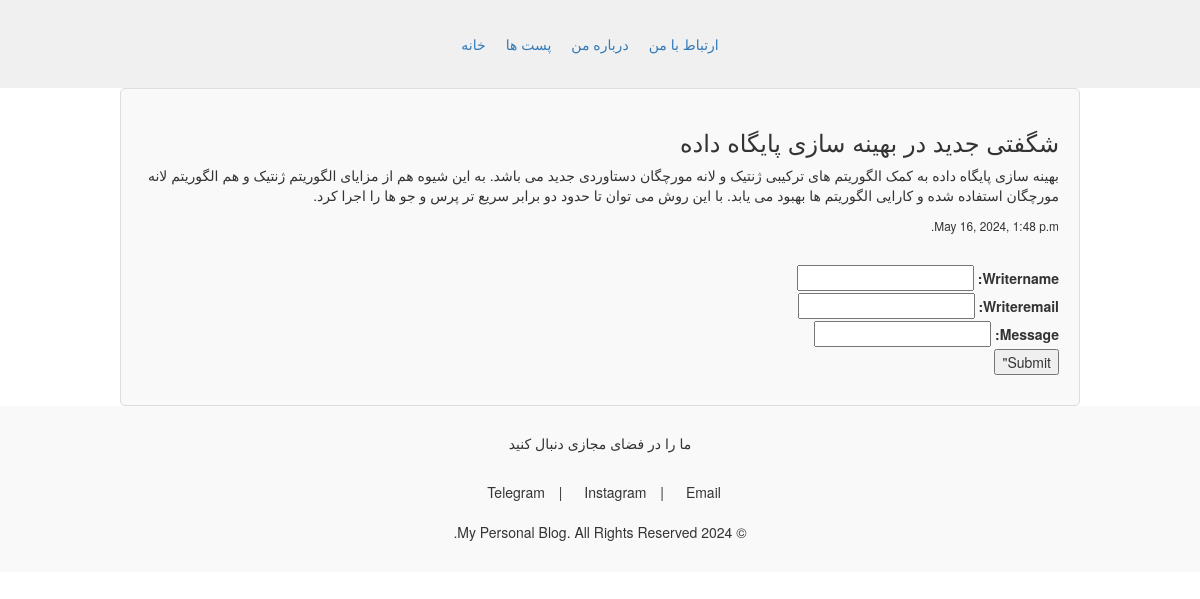
Screenshot of /posts/details/3/ with the database file from the repository.
### post/models.py (models this page shows)
class Post(models.Model):
    title = models.CharField(max_length=50)
    body = models.TextField()
    date = models.DateTimeField()

### post/views.py (the view)
# urls.py: path('details/<int:id>/', views.details, name='details'),
def details(request, id):
    if request.method == "POST":
        form = AddComentForm(request.POST)
    else:
        form = AddComentForm()
    post = Post.objects.get(id= id)
    coments = Comment.objects.filter(postId=id).values()
    return render(request, 'details.html', context={'post':post, 'coments':coments, 'form':form})

### post/forms.py
class AddComentForm(forms.Form):
    writerNAme = forms.CharField(max_length=20)
    writerEmail = forms.EmailField(max_length=20)
    message = forms.CharField(max_length=1000)

### templates/details.html (shortened to what this page needs)
{% extends "base.html" %}
{% load static %}
{% block header_links %}
<link rel="stylesheet" href="{%static 'details.css' %}">
{% endblock header_links %}
{% block content %}
	<div class="container">
		<div class="post">
			<h1> {{ post.title }} </h1>
			<p> {{ post.body }} </p>
			<small> {{ post.date }} </small>
		</div>
			<div class="comment">
				<form action = "" method = "post">
					{{form }}
					<input type="submit" value=Submit">
				</form>
			</div>
		</div>
{% endblock content %}

### static/styles.css (style rules this page uses)
body { direction: rtl; font-family: Arial, sans-serif; margin: 0; padding: 0; height: 90%; }
h1, h2, h3 { color: #337ab7; }

### static/details.css (style rules this page uses)
.container { width: 80%; margin: 0 auto; padding: 20px; border: 1px solid #ddd; border-radius: 5px; background-color: #f9f9f9; }
.post { margin-bottom: 30px; }
.post h1 { font-size: 24px; margin-bottom: 10px; }
.comment { margin-bottom: 10px; }

### rows the page displays
Post: title "شگفتی جدید در بهینه سازی پایگاه داده", body "بهینه سازی پایگاه داده به کمک الگوریتم های ترکیبی ژنتیک و لانه مورچگان دستاوردی جدید می باشد. به این شیوه هم از مزایای الگوریتم ژنتیک و هم الگوریتم لانه مورچگان استفاده شده و کارایی الگوریتم ها بهبود می یابد. با این روش می توان تا حدود دو برابر سریع تر پرس و جو ها را اجرا کرد.", date "May 16, 2024, 1:48 p.m."
